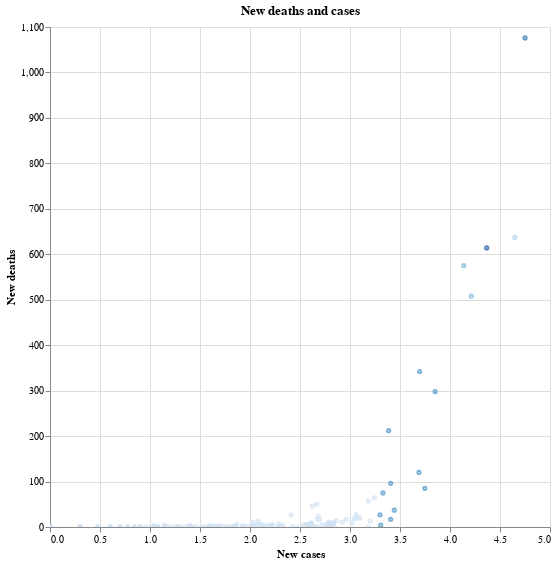

Write notebook code for a chart like this one.
### Markdown cell above
This graph shows that the variables we picked did not yield any useful interpretation of the dataset. Some possible reasonings for this occurence can be due to the compactness of the datapoints and how there are no clear separations between each cluster.

### Code cell
clusters = alt.Chart(dfff).mark_point(size=10).encode(
    x = 'New cases',
    y = 'New deaths',
    color = alt.Color('cluster', legend=None),
).interactive().properties(
    width=500,height=500,
    title='New deaths and cases'
)
clusters

### Figure 1 — Vega-Lite specification as saved in the notebook (floating-point values rounded to 4 significant figures; data arrays with more than 128 entries replaced by an {"elided": "..."} marker saying what was removed)
{"config": {"view": {"continuousWidth": 400, "continuousHeight": 300}}, "data": {"name": "data-1f468620eaa0d78a8c6645bcad2e85a7"}, "mark": {"type": "point", "size": 10}, "encoding": {"color": {"type": "quantitative", "field": "cluster", "legend": null}, "x": {"type": "quantitative", "field": "New cases"}, "y": {"type": "quantitative", "field": "New deaths"}}, "height": 500, "selection": {"selector001": {"type": "interval", "bind": "scales", "encodings": ["x", "y"]}}, "title": "New deaths and cases", "width": 500, "$schema": "https://vega.github.io/schema/vega-lite/v4.8.1.json", "datasets": {"data-1f468620eaa0d78a8c6645bcad2e85a7": {"elided": "187 records"}}}
